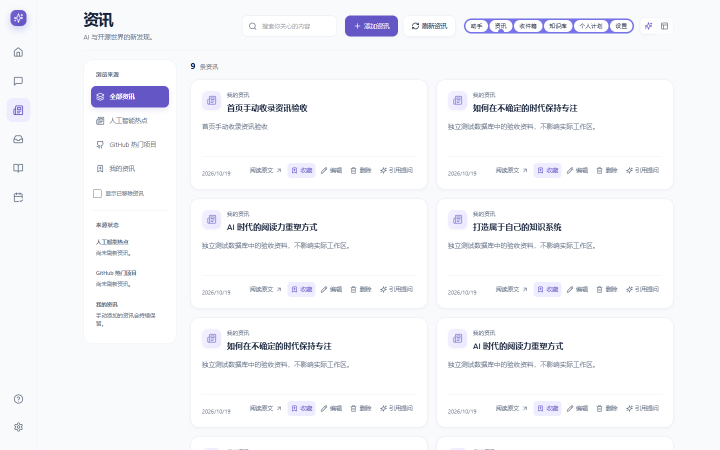
#> input picture docs/audit/navigation-assistant-2026-10-19/after-feed.png, 1440 x 900 px, given in place of before-today.png, which was not available (shown at 1/2 size)
$ python make-comparisons.py
#> lines starting #> are read from the running program, lines starting #| are printed output that depends on the picture; pictures that were not available may be replaced by others from this repository, and a replacement may not be noted
from pathlib import Path
from PIL import Image,ImageDraw
p=Path('docs/audit/navigation-assistant-2026-10-19')
def board(a,b,name,labels):
 result=Image.new('RGB',(a.width+b.width,max(a.height,b.height)+38),'#f1eff8');result.paste(a,(0,38));result.paste(b,(a.width,38));d=ImageDraw.Draw(result);d.text((14,10),labels[0],fill='#302947');d.text((a.width+14,10),labels[1],fill='#302947');result.save(p/name)
for page in ['today','workbench','assistant','feed','inbox','knowledge','plans']:
 board(Image.open(p/f'before-{page}.png').convert('RGB'),Image.open(p/f'after-{page}.png').convert('RGB'),f'compare-{page}.png',('BEFORE - EXISTING UI','AFTER - ACTUAL EDGE SCREENSHOT'))
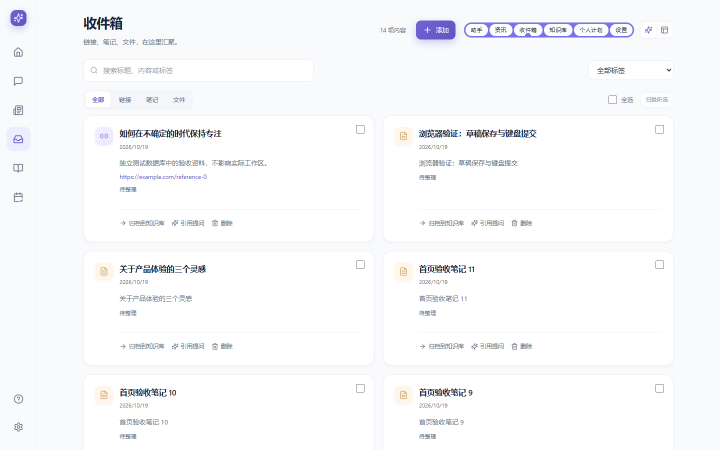
#> input picture docs/audit/navigation-assistant-2026-10-19/after-inbox.png, 1440 x 900 px, given in place of after-today.png, which was not available (shown at 1/2 size)
#> in board, `result = Image.new('RGB', (a.width + b.width, max(a.height, b.height) `:
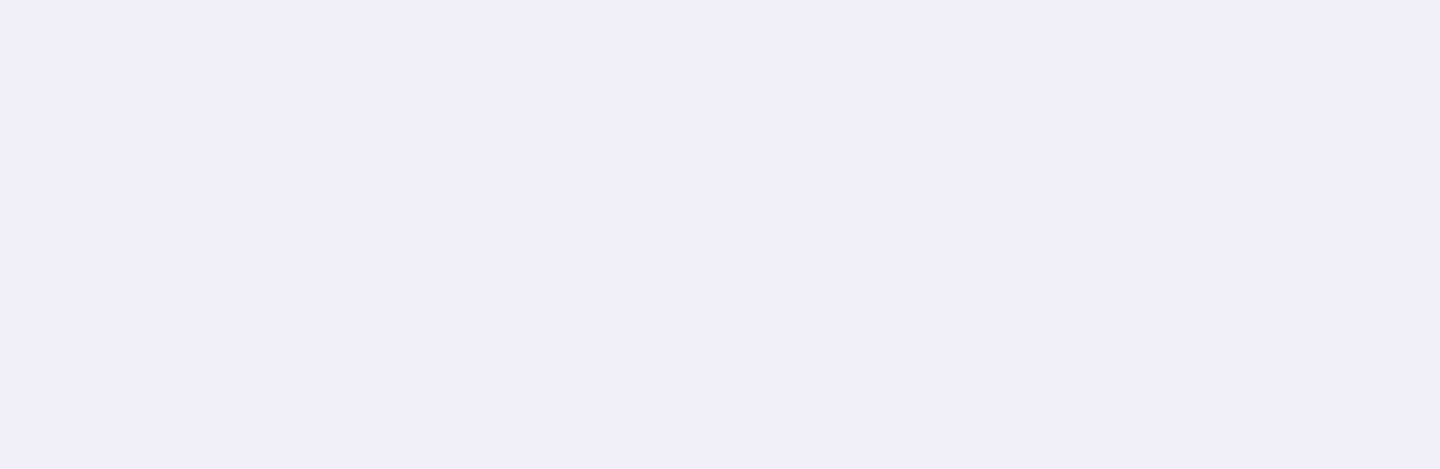
#> result: PIL image 2880x938 RGB (shown at 1/2 size); mean R, G, B 241, 239, 248
#> in board, a is the input picture: PIL image 1440x900 RGB; mean R, G, B 245.8, 246.8, 249.8
#> in board, `result.paste(a, (0, 38))`:
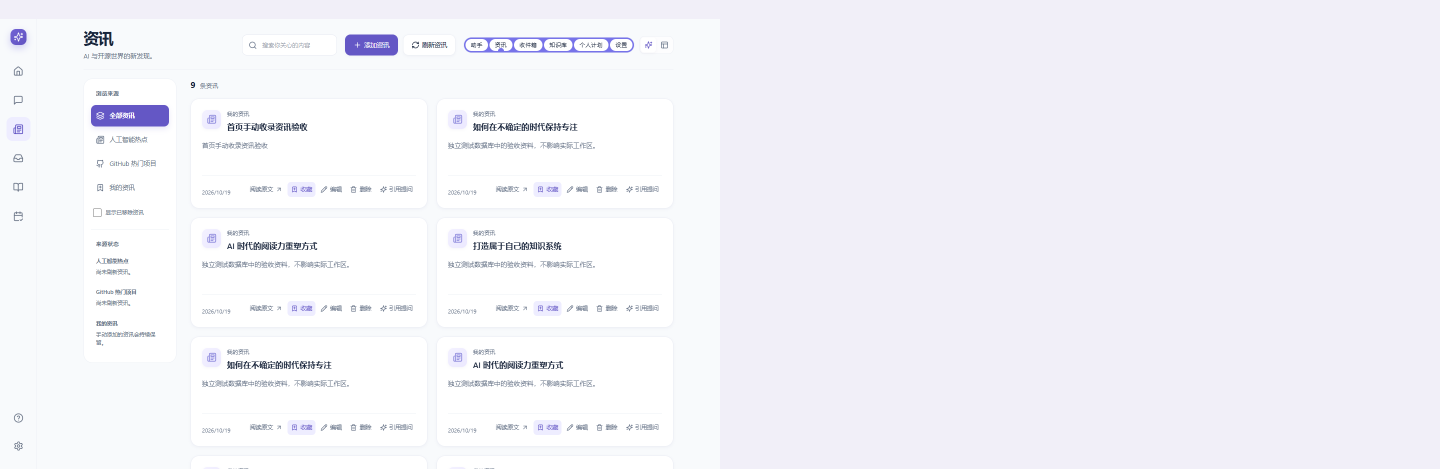
#> result: PIL image 2880x938 RGB (shown at 1/2 size); mean R, G, B 243.3, 242.7, 248.8
#> in board, b is the input picture: PIL image 1440x900 RGB; mean R, G, B 248.2, 249.1, 250.9
#> in board, `result.paste(b, (a.width, 38))`:
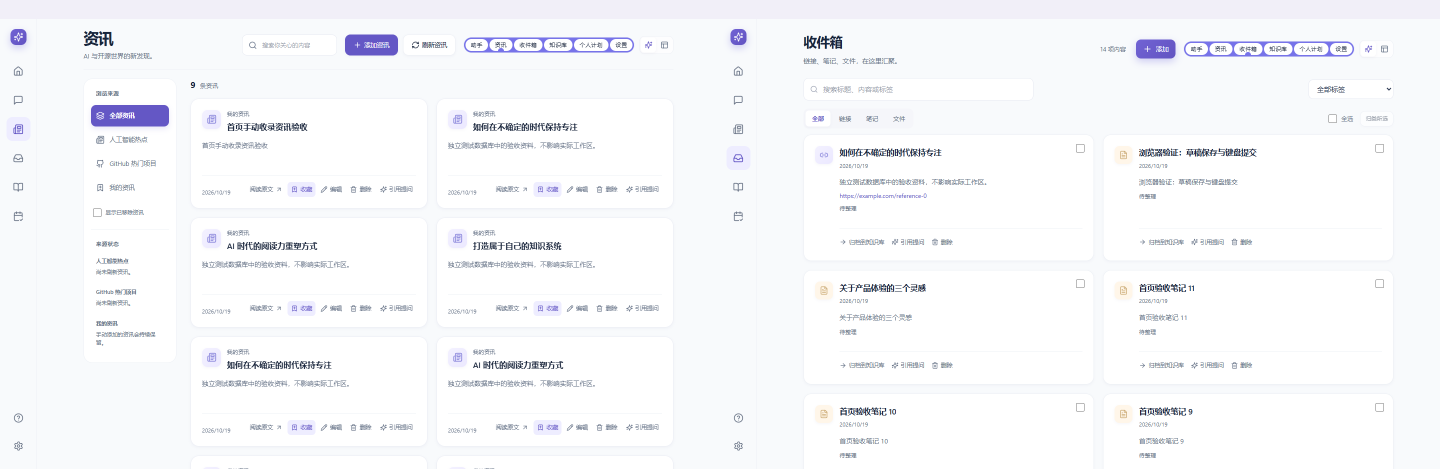
#> result: PIL image 2880x938 RGB (shown at 1/2 size); mean R, G, B 246.8, 247.6, 250.2
#> pass 2 of the loop `for page in ['today','workbench','assistant','feed','inbox','knowledge..`:
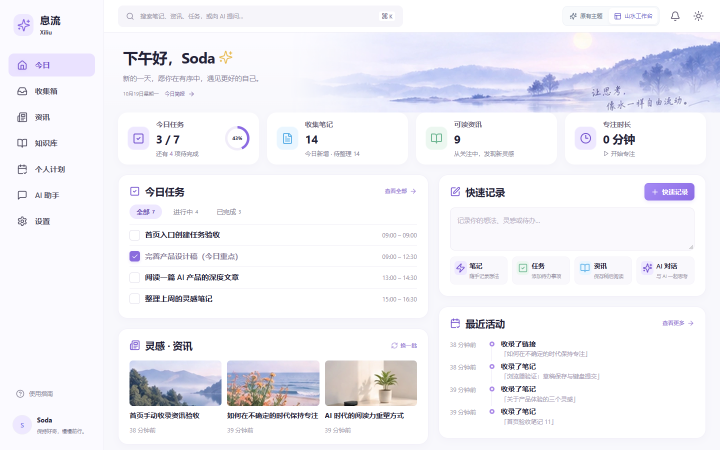
#> input picture docs/audit/navigation-assistant-2026-10-19/before-workbench.png, 1440 x 900 px, found by its file name (shown at 1/2 size)
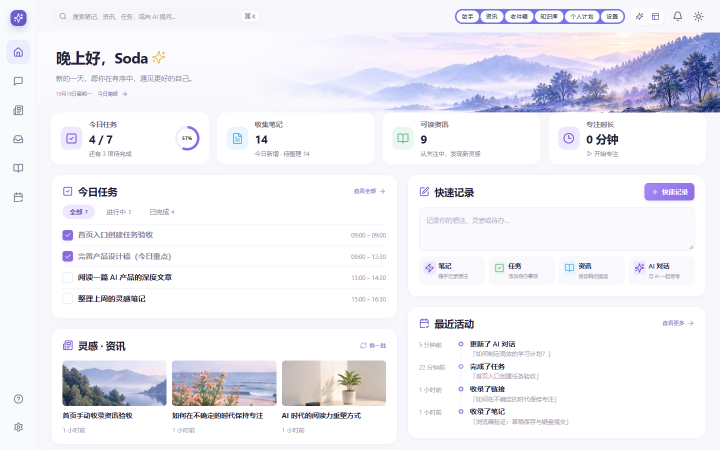
#> input picture docs/audit/navigation-assistant-2026-10-19/after-workbench.png, 1440 x 900 px, found by its file name (shown at 1/2 size)
#> in board, a is the input picture: PIL image 1440x900 RGB; mean R, G, B 241.5, 241, 247
#> in board, b is the input picture: PIL image 1440x900 RGB; mean R, G, B 239.2, 238.6, 244.9
#> in board (call 2), `result.paste(b, (a.width, 38))`:
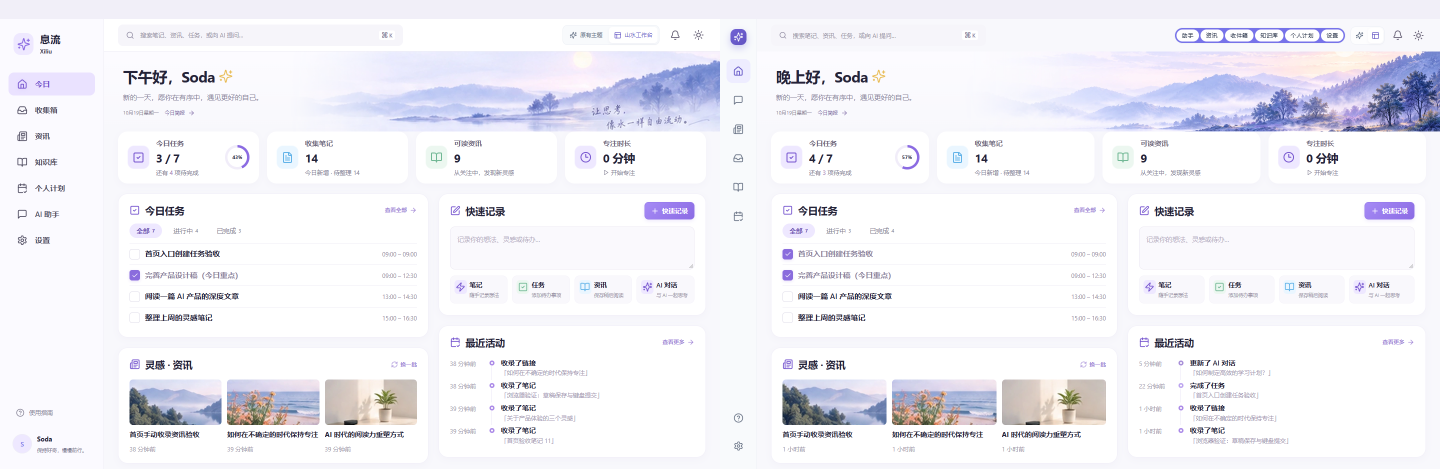
#> result: PIL image 2880x938 RGB (shown at 1/2 size); mean R, G, B 240.4, 239.8, 246
#> pass 3 of the loop `for page in ['today','workbench','assistant','feed','inbox','knowledge..`:
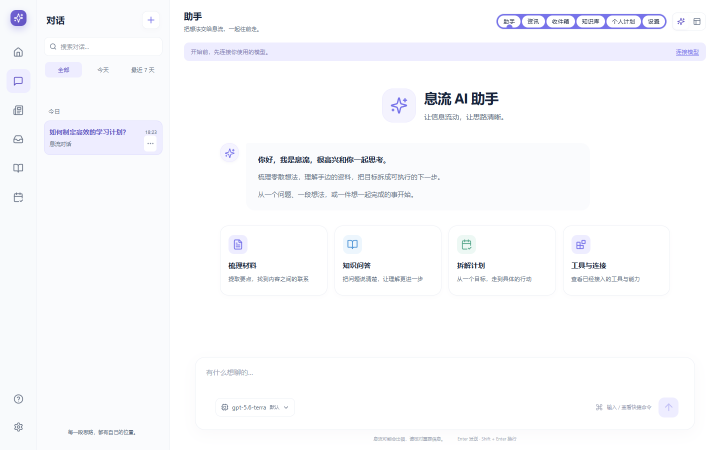
#> input picture docs/audit/navigation-assistant-2026-10-19/after-assistant.png, 1440 x 900 px, found by its file name (shown at 1/2 size)
#> in board (call 3), `result.paste(a, (0, 38))`:
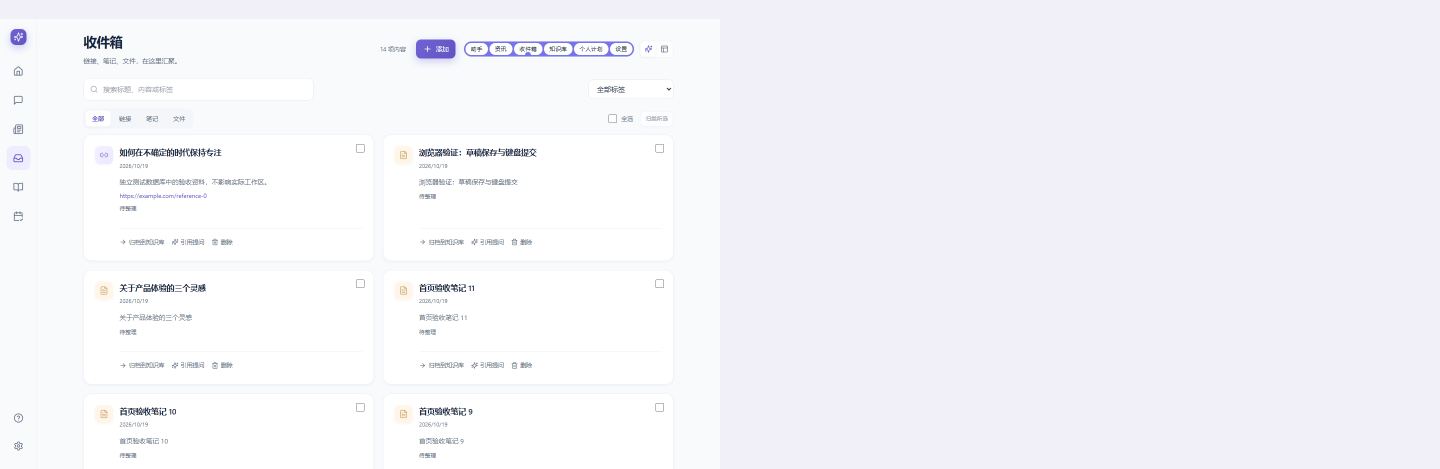
#> result: PIL image 2880x938 RGB (shown at 1/2 size); mean R, G, B 244.5, 243.8, 249.4
#> in board, b is the input picture: PIL image 1440x900 RGB; mean R, G, B 249.6, 250, 252.3
#> in board (call 3), `result = Image.new('RGB', (a.width + b.width, max(a.height, b.height) `:
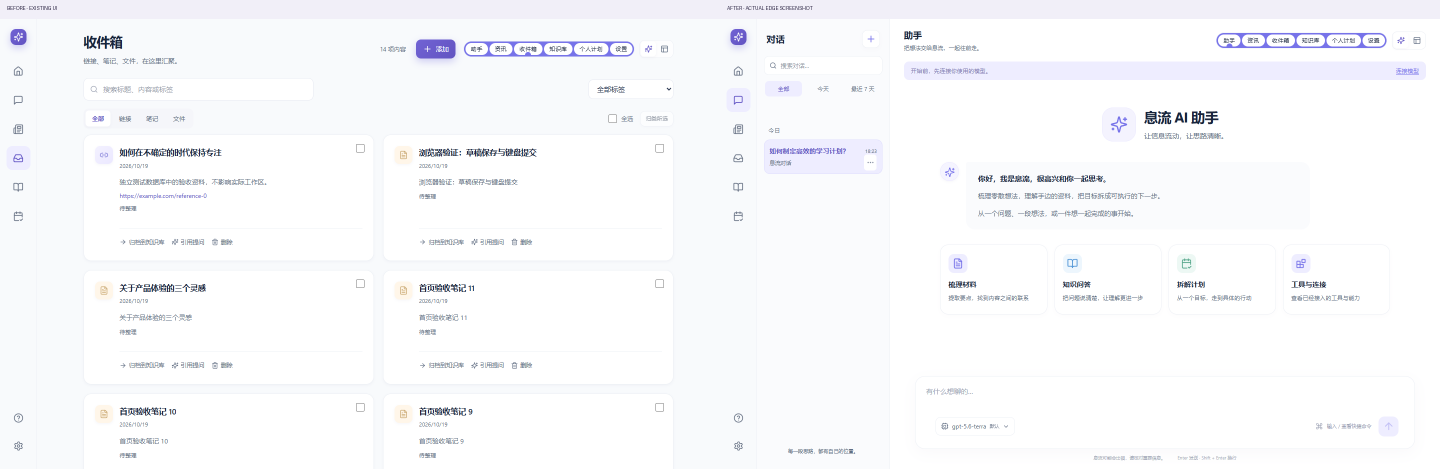
#> saved as compare-assistant.png: PIL image 2880x938 RGB (shown at 1/2 size); mean R, G, B 248.5, 249.1, 251.4
#> (the run stopped early here; a loop or call above may not have finished)
